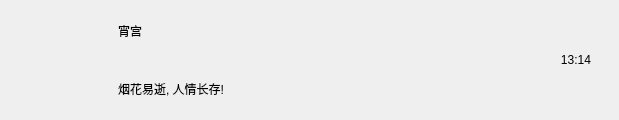
<?xml version="1.0" encoding="UTF-8"?>
<ui version="4.0">
 <class>ChatUserWid</class>
 <widget class="QWidget" name="ChatUserWid">
  <property name="geometry">
   <rect>
    <x>0</x>
    <y>0</y>
    <width>619</width>
    <height>120</height>
   </rect>
  </property>
  <property name="minimumSize">
   <size>
    <width>0</width>
    <height>0</height>
   </size>
  </property>
  <property name="maximumSize">
   <size>
    <width>16777215</width>
    <height>16777215</height>
   </size>
  </property>
  <property name="windowTitle">
   <string>Form</string>
  </property>
  <layout class="QHBoxLayout" name="horizontalLayout">
   <property name="leftMargin">
    <number>10</number>
   </property>
   <property name="topMargin">
    <number>3</number>
   </property>
   <property name="rightMargin">
    <number>3</number>
   </property>
   <property name="bottomMargin">
    <number>3</number>
   </property>
   <item>
    <widget class="QWidget" name="icon_wid" native="true">
     <property name="minimumSize">
      <size>
       <width>100</width>
       <height>100</height>
      </size>
     </property>
     <property name="maximumSize">
      <size>
       <width>100</width>
       <height>100</height>
      </size>
     </property>
     <layout class="QHBoxLayout" name="horizontalLayout_2">
      <property name="spacing">
       <number>0</number>
      </property>
      <property name="leftMargin">
       <number>0</number>
      </property>
      <property name="topMargin">
       <number>0</number>
      </property>
      <property name="rightMargin">
       <number>0</number>
      </property>
      <property name="bottomMargin">
       <number>0</number>
      </property>
      <item>
       <widget class="QLabel" name="icon_lb">
        <property name="minimumSize">
         <size>
          <width>80</width>
          <height>80</height>
         </size>
        </property>
        <property name="maximumSize">
         <size>
          <width>80</width>
          <height>80</height>
         </size>
        </property>
        <property name="text">
         <string/>
        </property>
       </widget>
      </item>
     </layout>
    </widget>
   </item>
   <item>
    <widget class="QWidget" name="user_info_wid" native="true">
     <layout class="QVBoxLayout" name="verticalLayout">
      <property name="leftMargin">
       <number>2</number>
      </property>
      <property name="topMargin">
       <number>2</number>
      </property>
      <property name="rightMargin">
       <number>2</number>
      </property>
      <property name="bottomMargin">
       <number>2</number>
      </property>
      <item>
       <widget class="QLabel" name="user_name_lb">
        <property name="text">
         <string>宵宫</string>
        </property>
       </widget>
      </item>
      <item>
       <widget class="QLabel" name="user_chat_lb">
        <property name="text">
         <string>烟花易逝, 人情长存!</string>
        </property>
       </widget>
      </item>
     </layout>
    </widget>
   </item>
   <item>
    <widget class="QWidget" name="time_wid" native="true">
     <property name="minimumSize">
      <size>
       <width>80</width>
       <height>80</height>
      </size>
     </property>
     <property name="maximumSize">
      <size>
       <width>80</width>
       <height>80</height>
      </size>
     </property>
     <layout class="QHBoxLayout" name="horizontalLayout_3">
      <property name="spacing">
       <number>0</number>
      </property>
      <property name="leftMargin">
       <number>0</number>
      </property>
      <property name="topMargin">
       <number>0</number>
      </property>
      <property name="rightMargin">
       <number>0</number>
      </property>
      <property name="bottomMargin">
       <number>0</number>
      </property>
      <item>
       <widget class="QLabel" name="time_lb">
        <property name="text">
         <string>13:14</string>
        </property>
        <property name="alignment">
         <set>Qt::AlignCenter</set>
        </property>
       </widget>
      </item>
     </layout>
    </widget>
   </item>
  </layout>
 </widget>
 <resources/>
 <connections/>
</ui>
